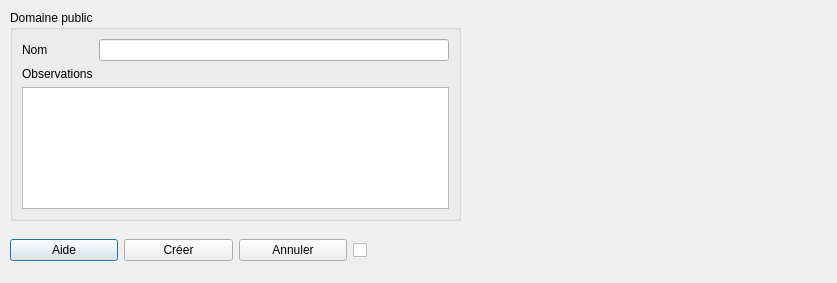
<?xml version="1.0" encoding="UTF-8"?>
<ui version="4.0">
 <class>Dialog</class>
 <widget class="QDialog" name="Dialog">
  <property name="geometry">
   <rect>
    <x>0</x>
    <y>0</y>
    <width>837</width>
    <height>283</height>
   </rect>
  </property>
  <property name="windowTitle">
   <string>Créatio d'une proposition de domaine public</string>
  </property>
  <widget class="QGroupBox" name="groupBox">
   <property name="geometry">
    <rect>
     <x>10</x>
     <y>10</y>
     <width>451</width>
     <height>211</height>
    </rect>
   </property>
   <property name="title">
    <string>Domaine public</string>
   </property>
   <layout class="QGridLayout" name="gridLayout_2">
    <item row="0" column="0">
     <layout class="QGridLayout" name="gridLayout">
      <item row="0" column="1">
       <widget class="QLineEdit" name="lineEditNom"/>
      </item>
      <item row="0" column="0">
       <widget class="QLabel" name="label">
        <property name="text">
         <string>Nom</string>
        </property>
       </widget>
      </item>
      <item row="1" column="0">
       <widget class="QLabel" name="label_5">
        <property name="text">
         <string>Observations</string>
        </property>
       </widget>
      </item>
      <item row="2" column="0" colspan="2">
       <widget class="QTextEdit" name="textEditObservation"/>
      </item>
     </layout>
    </item>
   </layout>
  </widget>
  <widget class="QWidget" name="horizontalLayoutWidget_2">
   <property name="geometry">
    <rect>
     <x>10</x>
     <y>230</y>
     <width>451</width>
     <height>41</height>
    </rect>
   </property>
   <layout class="QHBoxLayout" name="horizontalLayout_2">
    <item>
     <widget class="QPushButton" name="btnAide">
      <property name="text">
       <string>Aide</string>
      </property>
     </widget>
    </item>
    <item>
     <widget class="QPushButton" name="btnCreer">
      <property name="text">
       <string>Créer</string>
      </property>
     </widget>
    </item>
    <item>
     <widget class="QPushButton" name="btnAnnuler">
      <property name="text">
       <string>Annuler</string>
      </property>
     </widget>
    </item>
    <item>
     <widget class="QCheckBox" name="checkBox">
      <property name="text">
       <string/>
      </property>
     </widget>
    </item>
   </layout>
  </widget>
  <widget class="QWidget" name="horizontalLayoutWidget">
   <property name="geometry">
    <rect>
     <x>479</x>
     <y>19</y>
     <width>351</width>
     <height>251</height>
    </rect>
   </property>
   <layout class="QHBoxLayout" name="horizontalLayoutGeom"/>
  </widget>
 </widget>
 <resources/>
 <connections/>
</ui>
